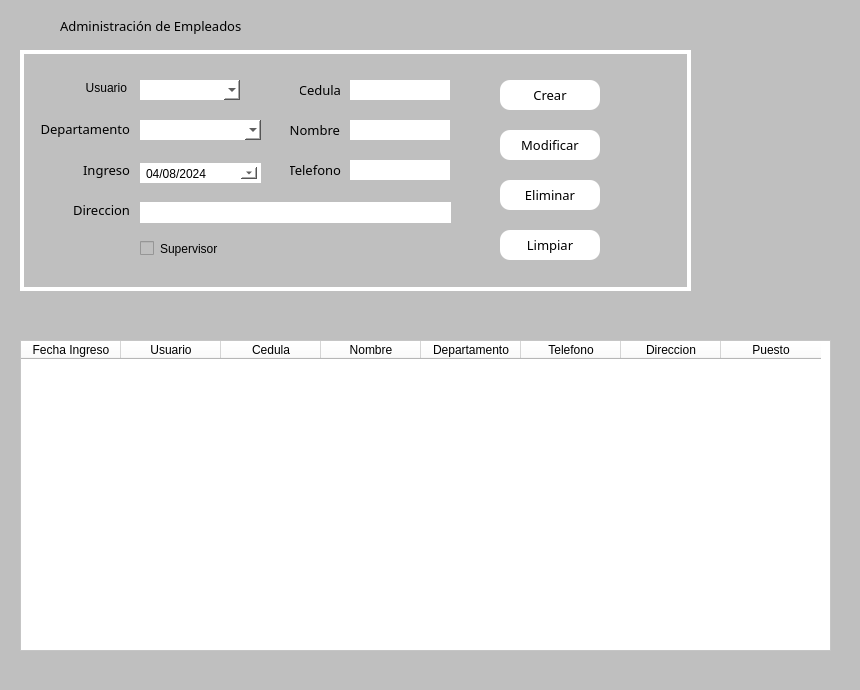
<?xml version="1.0" encoding="UTF-8"?>
<ui version="4.0">
 <class>Empleados</class>
 <widget class="QWidget" name="Empleados">
  <property name="geometry">
   <rect>
    <x>0</x>
    <y>0</y>
    <width>860</width>
    <height>690</height>
   </rect>
  </property>
  <property name="minimumSize">
   <size>
    <width>860</width>
    <height>690</height>
   </size>
  </property>
  <property name="maximumSize">
   <size>
    <width>16000</width>
    <height>16000</height>
   </size>
  </property>
  <property name="windowTitle">
   <string>Empleados</string>
  </property>
  <property name="windowIcon">
   <iconset>
    <normaloff>../res/IconMenuEmpleados.png</normaloff>../res/IconMenuEmpleados.png</iconset>
  </property>
  <property name="styleSheet">
   <string notr="true">background-color: rgb(191, 191, 191);</string>
  </property>
  <widget class="QLabel" name="label_header">
   <property name="geometry">
    <rect>
     <x>60</x>
     <y>10</y>
     <width>191</width>
     <height>31</height>
    </rect>
   </property>
   <property name="font">
    <font>
     <family>Segoe UI Semibold</family>
     <pointsize>10</pointsize>
     <weight>5</weight>
     <italic>false</italic>
     <bold>false</bold>
    </font>
   </property>
   <property name="styleSheet">
    <string notr="true">font: 43 10pt &quot;Segoe UI Semibold&quot;;
border:none;
background-color: rgba(0,0,0,0%);</string>
   </property>
   <property name="text">
    <string>Administración de Empleados</string>
   </property>
   <property name="scaledContents">
    <bool>true</bool>
   </property>
  </widget>
  <widget class="QTableWidget" name="tblWidgetEmpleados">
   <property name="geometry">
    <rect>
     <x>20</x>
     <y>340</y>
     <width>811</width>
     <height>311</height>
    </rect>
   </property>
   <property name="sizePolicy">
    <sizepolicy hsizetype="Expanding" vsizetype="Expanding">
     <horstretch>10</horstretch>
     <verstretch>20</verstretch>
    </sizepolicy>
   </property>
   <property name="styleSheet">
    <string notr="true">background-color: rgb(255, 255, 255);</string>
   </property>
   <property name="editTriggers">
    <set>QAbstractItemView::NoEditTriggers</set>
   </property>
   <property name="selectionBehavior">
    <enum>QAbstractItemView::SelectRows</enum>
   </property>
   <property name="sortingEnabled">
    <bool>true</bool>
   </property>
   <property name="wordWrap">
    <bool>false</bool>
   </property>
   <column>
    <property name="text">
     <string>Fecha Ingreso</string>
    </property>
   </column>
   <column>
    <property name="text">
     <string>Usuario</string>
    </property>
   </column>
   <column>
    <property name="text">
     <string>Cedula</string>
    </property>
   </column>
   <column>
    <property name="text">
     <string>Nombre</string>
    </property>
   </column>
   <column>
    <property name="text">
     <string>Departamento</string>
    </property>
   </column>
   <column>
    <property name="text">
     <string>Telefono</string>
    </property>
   </column>
   <column>
    <property name="text">
     <string>Direccion</string>
    </property>
   </column>
   <column>
    <property name="text">
     <string>Puesto</string>
    </property>
   </column>
  </widget>
  <widget class="QLabel" name="label_headerIcon">
   <property name="geometry">
    <rect>
     <x>20</x>
     <y>10</y>
     <width>31</width>
     <height>31</height>
    </rect>
   </property>
   <property name="font">
    <font>
     <family>Segoe UI Semibold</family>
     <pointsize>10</pointsize>
     <weight>50</weight>
     <italic>false</italic>
     <bold>false</bold>
    </font>
   </property>
   <property name="styleSheet">
    <string notr="true">border:none;
background-color: rgba(0,0,0,0%);</string>
   </property>
   <property name="text">
    <string/>
   </property>
   <property name="pixmap">
    <pixmap>../res/iconEmpleadoHeader.png</pixmap>
   </property>
   <property name="scaledContents">
    <bool>true</bool>
   </property>
  </widget>
  <widget class="QFrame" name="frame">
   <property name="geometry">
    <rect>
     <x>20</x>
     <y>50</y>
     <width>671</width>
     <height>241</height>
    </rect>
   </property>
   <property name="styleSheet">
    <string notr="true">border:4px solid;
border-color: rgb(255, 255, 255);</string>
   </property>
   <property name="frameShape">
    <enum>QFrame::StyledPanel</enum>
   </property>
   <property name="frameShadow">
    <enum>QFrame::Raised</enum>
   </property>
   <widget class="QLabel" name="label_usuario">
    <property name="geometry">
     <rect>
      <x>60</x>
      <y>30</y>
      <width>47</width>
      <height>16</height>
     </rect>
    </property>
    <property name="styleSheet">
     <string notr="true">font: 63 10pt &quot;Segoe UI Semibold&quot;;
border:none;</string>
    </property>
    <property name="text">
     <string>Usuario</string>
    </property>
    <property name="alignment">
     <set>Qt::AlignRight|Qt::AlignTrailing|Qt::AlignVCenter</set>
    </property>
   </widget>
   <widget class="QComboBox" name="cmbBoxUsuarios">
    <property name="geometry">
     <rect>
      <x>120</x>
      <y>30</y>
      <width>100</width>
      <height>20</height>
     </rect>
    </property>
    <property name="styleSheet">
     <string notr="true">background-color: rgb(255, 255, 255);
border:none;</string>
    </property>
   </widget>
   <widget class="QLabel" name="lblCedula">
    <property name="geometry">
     <rect>
      <x>280</x>
      <y>30</y>
      <width>41</width>
      <height>20</height>
     </rect>
    </property>
    <property name="sizePolicy">
     <sizepolicy hsizetype="Fixed" vsizetype="Fixed">
      <horstretch>0</horstretch>
      <verstretch>0</verstretch>
     </sizepolicy>
    </property>
    <property name="font">
     <font>
      <family>Segoe UI Semibold</family>
      <pointsize>10</pointsize>
      <weight>7</weight>
      <italic>false</italic>
      <bold>false</bold>
     </font>
    </property>
    <property name="styleSheet">
     <string notr="true">font: 63 10pt &quot;Segoe UI Semibold&quot;;
border:none;</string>
    </property>
    <property name="text">
     <string>Cedula</string>
    </property>
    <property name="alignment">
     <set>Qt::AlignRight|Qt::AlignTrailing|Qt::AlignVCenter</set>
    </property>
   </widget>
   <widget class="QLabel" name="lblNombre">
    <property name="geometry">
     <rect>
      <x>270</x>
      <y>70</y>
      <width>50</width>
      <height>20</height>
     </rect>
    </property>
    <property name="sizePolicy">
     <sizepolicy hsizetype="Fixed" vsizetype="Fixed">
      <horstretch>0</horstretch>
      <verstretch>0</verstretch>
     </sizepolicy>
    </property>
    <property name="font">
     <font>
      <family>Segoe UI Semibold</family>
      <pointsize>10</pointsize>
      <weight>7</weight>
      <italic>false</italic>
      <bold>false</bold>
     </font>
    </property>
    <property name="styleSheet">
     <string notr="true">font: 63 10pt &quot;Segoe UI Semibold&quot;;
border:none;</string>
    </property>
    <property name="text">
     <string>Nombre</string>
    </property>
    <property name="alignment">
     <set>Qt::AlignRight|Qt::AlignTrailing|Qt::AlignVCenter</set>
    </property>
   </widget>
   <widget class="QLineEdit" name="txtCedula">
    <property name="geometry">
     <rect>
      <x>330</x>
      <y>30</y>
      <width>100</width>
      <height>20</height>
     </rect>
    </property>
    <property name="styleSheet">
     <string notr="true">background-color: rgb(255, 255, 255);</string>
    </property>
   </widget>
   <widget class="QLineEdit" name="txtNombre">
    <property name="geometry">
     <rect>
      <x>330</x>
      <y>70</y>
      <width>100</width>
      <height>20</height>
     </rect>
    </property>
    <property name="styleSheet">
     <string notr="true">background-color: rgb(255, 255, 255);
</string>
    </property>
   </widget>
   <widget class="QLabel" name="label_phone">
    <property name="geometry">
     <rect>
      <x>270</x>
      <y>110</y>
      <width>51</width>
      <height>20</height>
     </rect>
    </property>
    <property name="sizePolicy">
     <sizepolicy hsizetype="Fixed" vsizetype="Fixed">
      <horstretch>0</horstretch>
      <verstretch>0</verstretch>
     </sizepolicy>
    </property>
    <property name="font">
     <font>
      <family>Segoe UI Semibold</family>
      <pointsize>10</pointsize>
      <weight>7</weight>
      <italic>false</italic>
      <bold>false</bold>
     </font>
    </property>
    <property name="styleSheet">
     <string notr="true">font: 63 10pt &quot;Segoe UI Semibold&quot;;
border:none;</string>
    </property>
    <property name="text">
     <string>Telefono</string>
    </property>
    <property name="alignment">
     <set>Qt::AlignRight|Qt::AlignTrailing|Qt::AlignVCenter</set>
    </property>
   </widget>
   <widget class="QLineEdit" name="txtTelefono">
    <property name="geometry">
     <rect>
      <x>330</x>
      <y>110</y>
      <width>100</width>
      <height>20</height>
     </rect>
    </property>
    <property name="styleSheet">
     <string notr="true">background-color: rgb(255, 255, 255);</string>
    </property>
   </widget>
   <widget class="QLabel" name="lblDepartamento">
    <property name="geometry">
     <rect>
      <x>20</x>
      <y>69</y>
      <width>90</width>
      <height>20</height>
     </rect>
    </property>
    <property name="sizePolicy">
     <sizepolicy hsizetype="Fixed" vsizetype="Fixed">
      <horstretch>0</horstretch>
      <verstretch>0</verstretch>
     </sizepolicy>
    </property>
    <property name="font">
     <font>
      <family>Segoe UI Semibold</family>
      <pointsize>10</pointsize>
      <weight>7</weight>
      <italic>false</italic>
      <bold>false</bold>
     </font>
    </property>
    <property name="styleSheet">
     <string notr="true">font: 63 10pt &quot;Segoe UI Semibold&quot;;
border:none;</string>
    </property>
    <property name="text">
     <string>Departamento</string>
    </property>
    <property name="alignment">
     <set>Qt::AlignRight|Qt::AlignTrailing|Qt::AlignVCenter</set>
    </property>
   </widget>
   <widget class="QLabel" name="lblIngreso">
    <property name="geometry">
     <rect>
      <x>60</x>
      <y>110</y>
      <width>50</width>
      <height>20</height>
     </rect>
    </property>
    <property name="sizePolicy">
     <sizepolicy hsizetype="Fixed" vsizetype="Fixed">
      <horstretch>0</horstretch>
      <verstretch>0</verstretch>
     </sizepolicy>
    </property>
    <property name="font">
     <font>
      <family>Segoe UI Semibold</family>
      <pointsize>10</pointsize>
      <weight>7</weight>
      <italic>false</italic>
      <bold>false</bold>
     </font>
    </property>
    <property name="styleSheet">
     <string notr="true">font: 63 10pt &quot;Segoe UI Semibold&quot;;
border:none;</string>
    </property>
    <property name="text">
     <string>Ingreso</string>
    </property>
    <property name="alignment">
     <set>Qt::AlignRight|Qt::AlignTrailing|Qt::AlignVCenter</set>
    </property>
   </widget>
   <widget class="QDateEdit" name="txtDate">
    <property name="geometry">
     <rect>
      <x>120</x>
      <y>113</y>
      <width>121</width>
      <height>20</height>
     </rect>
    </property>
    <property name="styleSheet">
     <string notr="true">background-color: rgb(255, 255, 255);</string>
    </property>
    <property name="wrapping">
     <bool>true</bool>
    </property>
    <property name="buttonSymbols">
     <enum>QAbstractSpinBox::NoButtons</enum>
    </property>
    <property name="dateTime">
     <datetime>
      <hour>0</hour>
      <minute>0</minute>
      <second>0</second>
      <year>2024</year>
      <month>4</month>
      <day>8</day>
     </datetime>
    </property>
    <property name="minimumDate">
     <date>
      <year>2024</year>
      <month>4</month>
      <day>8</day>
     </date>
    </property>
    <property name="currentSection">
     <enum>QDateTimeEdit::MonthSection</enum>
    </property>
    <property name="displayFormat">
     <string>MM/dd/yyyy</string>
    </property>
    <property name="calendarPopup">
     <bool>true</bool>
    </property>
    <property name="timeSpec">
     <enum>Qt::LocalTime</enum>
    </property>
   </widget>
   <widget class="QCheckBox" name="chckBoxIsSupervisor">
    <property name="geometry">
     <rect>
      <x>120</x>
      <y>190</y>
      <width>91</width>
      <height>17</height>
     </rect>
    </property>
    <property name="styleSheet">
     <string notr="true">font: 63 10pt &quot;Segoe UI Semibold&quot;;
border:none;</string>
    </property>
    <property name="text">
     <string>Supervisor</string>
    </property>
   </widget>
   <widget class="QComboBox" name="cmbBoxDepartamento">
    <property name="geometry">
     <rect>
      <x>120</x>
      <y>70</y>
      <width>121</width>
      <height>20</height>
     </rect>
    </property>
    <property name="styleSheet">
     <string notr="true">background-color: rgb(255, 255, 255);
border:none;</string>
    </property>
   </widget>
   <widget class="QLabel" name="lblDireccion">
    <property name="geometry">
     <rect>
      <x>50</x>
      <y>150</y>
      <width>60</width>
      <height>20</height>
     </rect>
    </property>
    <property name="sizePolicy">
     <sizepolicy hsizetype="Fixed" vsizetype="Fixed">
      <horstretch>0</horstretch>
      <verstretch>0</verstretch>
     </sizepolicy>
    </property>
    <property name="font">
     <font>
      <family>Segoe UI Semibold</family>
      <pointsize>10</pointsize>
      <weight>7</weight>
      <italic>false</italic>
      <bold>false</bold>
     </font>
    </property>
    <property name="styleSheet">
     <string notr="true">font: 63 10pt &quot;Segoe UI Semibold&quot;;
border:none;</string>
    </property>
    <property name="text">
     <string>Direccion</string>
    </property>
    <property name="alignment">
     <set>Qt::AlignRight|Qt::AlignTrailing|Qt::AlignVCenter</set>
    </property>
   </widget>
   <widget class="QPushButton" name="bttLimpiarEmpleado">
    <property name="geometry">
     <rect>
      <x>480</x>
      <y>180</y>
      <width>100</width>
      <height>30</height>
     </rect>
    </property>
    <property name="font">
     <font>
      <family>Segoe UI Semibold</family>
      <pointsize>10</pointsize>
      <weight>7</weight>
      <italic>false</italic>
      <bold>false</bold>
     </font>
    </property>
    <property name="toolTip">
     <string>CTRL+R</string>
    </property>
    <property name="styleSheet">
     <string notr="true">QPushButton{
background-color:rgb(255, 255, 255);
border:none;
border-radius:10px;
font: 63 10pt &quot;Segoe UI Semibold&quot;;
}

QPushButton:hover{

border:2px solid #55C1FA;
border-radius:10px;
}</string>
    </property>
    <property name="text">
     <string>Limpiar</string>
    </property>
    <property name="icon">
     <iconset>
      <normaloff>../res/btnClear.png</normaloff>../res/btnClear.png</iconset>
    </property>
    <property name="iconSize">
     <size>
      <width>20</width>
      <height>20</height>
     </size>
    </property>
    <property name="shortcut">
     <string>Ctrl+R</string>
    </property>
   </widget>
   <widget class="QPushButton" name="bttEliminarEmpleado">
    <property name="geometry">
     <rect>
      <x>480</x>
      <y>130</y>
      <width>100</width>
      <height>30</height>
     </rect>
    </property>
    <property name="font">
     <font>
      <family>Segoe UI Semibold</family>
      <pointsize>10</pointsize>
      <weight>7</weight>
      <italic>false</italic>
      <bold>false</bold>
     </font>
    </property>
    <property name="toolTip">
     <string>CTRL+Del</string>
    </property>
    <property name="styleSheet">
     <string notr="true">QPushButton{
background-color:rgb(255, 255, 255);
border:none;
border-radius:10px;
font: 63 10pt &quot;Segoe UI Semibold&quot;;
}

QPushButton:hover{

border:2px solid #55C1FA;
border-radius:10px;
}</string>
    </property>
    <property name="text">
     <string>Eliminar</string>
    </property>
    <property name="icon">
     <iconset>
      <normaloff>../res/btnDelete.png</normaloff>../res/btnDelete.png</iconset>
    </property>
    <property name="iconSize">
     <size>
      <width>20</width>
      <height>20</height>
     </size>
    </property>
    <property name="shortcut">
     <string>Ctrl+Del</string>
    </property>
   </widget>
   <widget class="QPushButton" name="bttCrearEmpleado">
    <property name="geometry">
     <rect>
      <x>480</x>
      <y>30</y>
      <width>100</width>
      <height>30</height>
     </rect>
    </property>
    <property name="font">
     <font>
      <family>Segoe UI Semibold</family>
      <pointsize>10</pointsize>
      <weight>7</weight>
      <italic>false</italic>
      <bold>false</bold>
     </font>
    </property>
    <property name="toolTip">
     <string>CTRL+S</string>
    </property>
    <property name="styleSheet">
     <string notr="true">QPushButton{
background-color:rgb(255, 255, 255);
border:none;
border-radius:10px;
font: 63 10pt &quot;Segoe UI Semibold&quot;;

}

QPushButton:hover{

border:2px solid #55C1FA;
border-radius:10px;
}</string>
    </property>
    <property name="text">
     <string>Crear</string>
    </property>
    <property name="icon">
     <iconset>
      <normaloff>../res/btnCrear.png</normaloff>../res/btnCrear.png</iconset>
    </property>
    <property name="iconSize">
     <size>
      <width>25</width>
      <height>25</height>
     </size>
    </property>
    <property name="shortcut">
     <string>Ctrl+S</string>
    </property>
    <property name="autoDefault">
     <bool>false</bool>
    </property>
   </widget>
   <widget class="QPushButton" name="bttModificarEmpleado">
    <property name="geometry">
     <rect>
      <x>480</x>
      <y>80</y>
      <width>100</width>
      <height>30</height>
     </rect>
    </property>
    <property name="font">
     <font>
      <family>Segoe UI Semibold</family>
      <pointsize>10</pointsize>
      <weight>7</weight>
      <italic>false</italic>
      <bold>false</bold>
     </font>
    </property>
    <property name="toolTip">
     <string>CTRL+E</string>
    </property>
    <property name="styleSheet">
     <string notr="true">QPushButton{
background-color:rgb(255, 255, 255);
border:none;
border-radius:10px;
font: 63 10pt &quot;Segoe UI Semibold&quot;;
}

QPushButton:hover{

border:2px solid #55C1FA;
border-radius:10px;
}</string>
    </property>
    <property name="text">
     <string>Modificar</string>
    </property>
    <property name="icon">
     <iconset>
      <normaloff>../res/btnEdit.png</normaloff>../res/btnEdit.png</iconset>
    </property>
    <property name="iconSize">
     <size>
      <width>20</width>
      <height>20</height>
     </size>
    </property>
    <property name="shortcut">
     <string>Ctrl+E</string>
    </property>
   </widget>
   <widget class="QLineEdit" name="txtDireccion">
    <property name="geometry">
     <rect>
      <x>120</x>
      <y>152</y>
      <width>311</width>
      <height>21</height>
     </rect>
    </property>
    <property name="styleSheet">
     <string notr="true">background-color: rgb(255, 255, 255);</string>
    </property>
   </widget>
  </widget>
 </widget>
 <resources/>
 <connections/>
</ui>
